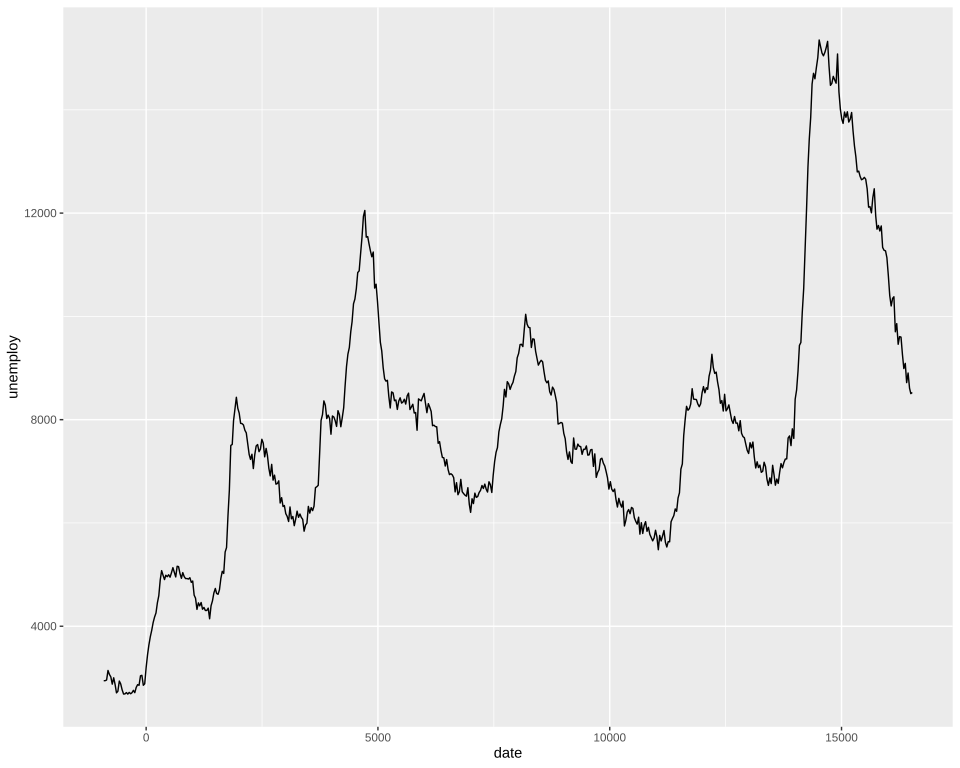

Here is the R script that generated this plot:
# The plot test/golden/scale_continuous_dates.svg draws, drawn by ggplot2 itself, as ggplot2's own visual tests draw
# their snapshots: the independent check on that golden whenever it changes. The suite never runs
# this; it needs R, ggplot2 and vdiffr, saved as the Docker image giggly-r:ggplot2-4.0.3. From the
# repository's root:
#
#   docker run --rm -v "$PWD/test/golden":/golden:ro giggly-r:ggplot2-4.0.3 \
#     Rscript /golden/scale_continuous_dates.R > scale_continuous_dates.ggplot2.svg
#
# and compare the two drawings element by element, as test/golden/point.R describes.
#
# economics's unemployment month by month under scale_x_continuous(): each date at its days since
# 1970-01-01, the axis marked and labelled as numbers, as R stores a date.
#
# First checked with ggplot2 4.0.3 and vdiffr 1.0.9: every element and clip path matches, the one
# departure test/golden/point.R's, the x axis drawn before the y.

library(ggplot2)

plot <- ggplot(economics, aes(date, unemploy)) +
  geom_line() +
  scale_x_continuous() +
  theme_gray()

file <- tempfile(fileext = ".svg")
vdiffr::write_svg(plot, file)
cat(readLines(file), sep = "\n")
